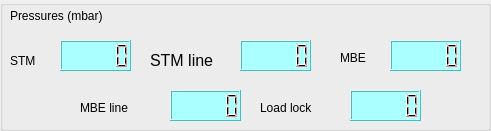
     <widget class="QGroupBox" name="groupBox_6">
      <property name="geometry">
       <rect>
        <x>590</x>
        <y>130</y>
        <width>491</width>
        <height>131</height>
       </rect>
      </property>
      <property name="title">
       <string/>
      </property>
      <widget class="QLabel" name="label_204">
       <property name="geometry">
        <rect>
         <x>10</x>
         <y>0</y>
         <width>241</width>
         <height>31</height>
        </rect>
       </property>
       <property name="styleSheet">
        <string notr="true">font: 12pt &quot;MS Shell Dlg 2&quot;;</string>
       </property>
       <property name="text">
        <string>Pressures (mbar)</string>
       </property>
      </widget>
      <widget class="QLCDNumber" name="lcdNumber_7">
       <property name="geometry">
        <rect>
         <x>60</x>
         <y>40</y>
         <width>71</width>
         <height>31</height>
        </rect>
       </property>
       <property name="styleSheet">
        <string notr="true">background-color: rgb(170, 255, 255);</string>
       </property>
      </widget>
      <widget class="QLabel" name="label_21">
       <property name="geometry">
        <rect>
         <x>10</x>
         <y>50</y>
         <width>47</width>
         <height>21</height>
        </rect>
       </property>
       <property name="styleSheet">
        <string notr="true">font: 12pt &quot;MS Shell Dlg 2&quot;;</string>
       </property>
       <property name="text">
        <string>STM</string>
       </property>
      </widget>
      <widget class="QLabel" name="label_22">
       <property name="geometry">
        <rect>
         <x>150</x>
         <y>50</y>
         <width>101</width>
         <height>20</height>
        </rect>
       </property>
       <property name="font">
        <font>
         <family>MS Shell Dlg 2</family>
         <pointsize>12</pointsize>
         <weight>50</weight>
         <italic>false</italic>
         <bold>false</bold>
        </font>
       </property>
       <property name="styleSheet">
        <string notr="true">font: 12pt &quot;MS Shell Dlg 2&quot;;</string>
       </property>
       <property name="text">
        <string>STM line</string>
       </property>
      </widget>
      <widget class="QLCDNumber" name="lcdNumber_9">
       <property name="geometry">
        <rect>
         <x>240</x>
         <y>40</y>
         <width>71</width>
         <height>31</height>
        </rect>
       </property>
       <property name="styleSheet">
        <string notr="true">background-color: rgb(170, 255, 255);</string>
       </property>
      </widget>
      <widget class="QLabel" name="label_27">
       <property name="geometry">
        <rect>
         <x>340</x>
         <y>50</y>
         <width>47</width>
         <height>16</height>
        </rect>
       </property>
       <property name="styleSheet">
        <string notr="true">font: 12pt &quot;MS Shell Dlg 2&quot;;</string>
       </property>
       <property name="text">
        <string>MBE</string>
       </property>
      </widget>
      <widget class="QLCDNumber" name="lcdNumber_10">
       <property name="geometry">
        <rect>
         <x>390</x>
         <y>40</y>
         <width>71</width>
         <height>31</height>
        </rect>
       </property>
       <property name="styleSheet">
        <string notr="true">background-color: rgb(170, 255, 255);</string>
       </property>
      </widget>
      <widget class="QLabel" name="label_24">
       <property name="geometry">
        <rect>
         <x>80</x>
         <y>100</y>
         <width>91</width>
         <height>16</height>
        </rect>
       </property>
       <property name="styleSheet">
        <string notr="true">font: 12pt &quot;MS Shell Dlg 2&quot;;</string>
       </property>
       <property name="text">
        <string>MBE line</string>
       </property>
      </widget>
      <widget class="QLCDNumber" name="lcdNumber_8">
       <property name="geometry">
        <rect>
         <x>170</x>
         <y>90</y>
         <width>71</width>
         <height>31</height>
        </rect>
       </property>
       <property name="styleSheet">
        <string notr="true">background-color: rgb(170, 255, 255);</string>
       </property>
      </widget>
      <widget class="QLabel" name="label_38">
       <property name="geometry">
        <rect>
         <x>260</x>
         <y>100</y>
         <width>91</width>
         <height>16</height>
        </rect>
       </property>
       <property name="styleSheet">
        <string notr="true">font: 12pt &quot;MS Shell Dlg 2&quot;;</string>
       </property>
       <property name="text">
        <string>Load lock</string>
       </property>
      </widget>
      <widget class="QLCDNumber" name="lcdNumber_11">
       <property name="geometry">
        <rect>
         <x>350</x>
         <y>90</y>
         <width>71</width>
         <height>31</height>
        </rect>
       </property>
       <property name="styleSheet">
        <string notr="true">background-color: rgb(170, 255, 255);</string>
       </property>
      </widget>
     </widget>
